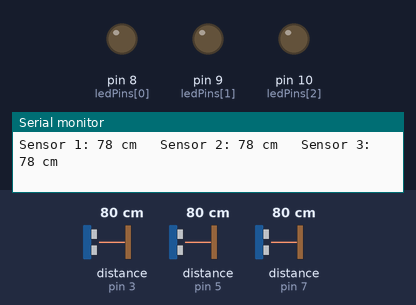
Simulated run of this sketch. Board: Arduino Uno, built with avr-gcc and run on an emulated ATmega328P. On the bench: output pins drawn as LEDs (lit = HIGH), the last lines printed to the serial monitor. Wiring (inferred from the names in the program): 3 × ultrasonic range finder: trigger pin 2, echo pin 3 / trigger pin 4, echo pin 5 / trigger pin 6, echo pin 7. Inputs (shaded band) come from the test bench; at power-on: distance to the obstacle (sensors on pin 3, pin 5, pin 7) 80 cm. The echo pulse lasts 58.3 µs per cm; pins used as bus, display or sensor lines are not drawn.

Above: at 1.8 s.
1.9 s: distance to the obstacle (sensor on pin 3) set to 23 cm
3.4 s: distance to the obstacle (sensor on pin 3) set to 18 cm
At 4.4 s:
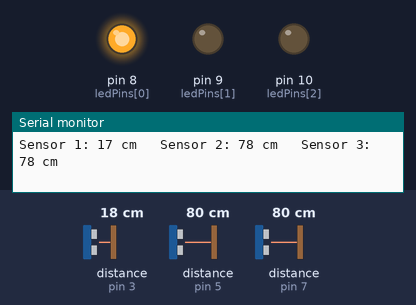
5.5 s: distance to the obstacle (sensor on pin 5) set to 22 cm
7.2 s: distance to the obstacle (sensor on pin 5) set to 18 cm
At 9.2 s:
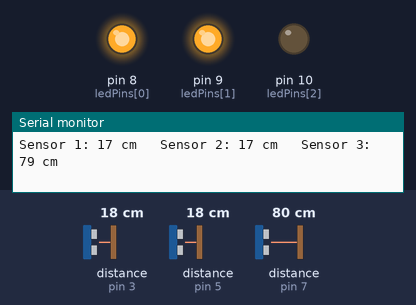
9.6 s: distance to the obstacle (sensor on pin 7) set to 23 cm
11.3 s: distance to the obstacle (sensor on pin 7) set to 19 cm
At 13.4 s:
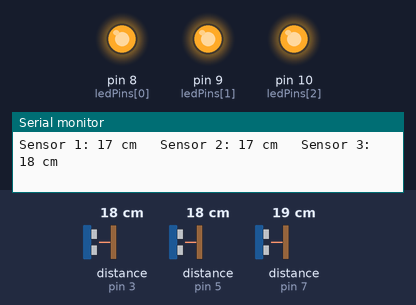
Timing chart, 0 to 14.6 s (numbered marks = the images above; inputs shaded):
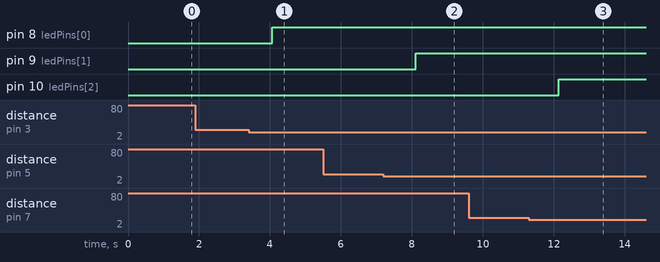

The sketch:

Smart_Parking_System_Arduino_Code.ino
```cpp
const int numSensors = 3; // Number of ultrasonic sensors
const int trigPins[numSensors] = {2, 4, 6}; // Trig pin for each sensor
const int echoPins[numSensors] = {3, 5, 7}; // Echo pin for each sensor
const int ledPins[numSensors] = {8, 9, 10}; // LED pin for each sensor
const int parkingThreshold = 20; // Adjust this value based on your parking lot size

void setup() {
  Serial.begin(9600);

  for (int i = 0; i < numSensors; i++) {
    pinMode(trigPins[i], OUTPUT);
    pinMode(echoPins[i], INPUT);
    pinMode(ledPins[i], OUTPUT);
    digitalWrite(trigPins[i], LOW); // Ensure trig pins start low
  }
}

void loop() {
  for (int i = 0; i < numSensors; i++) {
    long duration, distance;

    digitalWrite(trigPins[i], HIGH);
    delayMicroseconds(10);
    digitalWrite(trigPins[i], LOW);

    duration = pulseIn(echoPins[i], HIGH);
    distance = duration * 0.034 / 2;

    if (distance < parkingThreshold) {
      // Parking spot occupied
      digitalWrite(ledPins[i], HIGH); // Turn on LED
    } else {
      // Parking spot available
      digitalWrite(ledPins[i], LOW); // Turn off LED
    }

    Serial.print("Sensor ");
    Serial.print(i + 1);
    Serial.print(": ");
    Serial.print(distance);
    Serial.print(" cm");
    Serial.print("   ");
  }

  Serial.println(); // Move to the next line in the serial monitor
  delay(1000); // Adjust the delay as needed for your application
}
```

Measured:
- the behaviour switches between 21 and 20 cm on distance to the obstacle (sensor on pin 3) (found by bisection; images 0 and 1)
- the behaviour switches between 21 and 20 cm on distance to the obstacle (sensor on pin 5) (found by bisection; images 1 and 2)
- the behaviour switches between 21 and 20 cm on distance to the obstacle (sensor on pin 7) (found by bisection; images 2 and 3)
- after the input at 3.4 s, pin 8 (ledPins[0]): LOW → HIGH after 0.66 s
- after the input at 7.2 s, pin 9 (ledPins[1]): LOW → HIGH after 0.91 s
- after the input at 11.3 s, pin 10 (ledPins[2]): LOW → HIGH after 0.84 s
